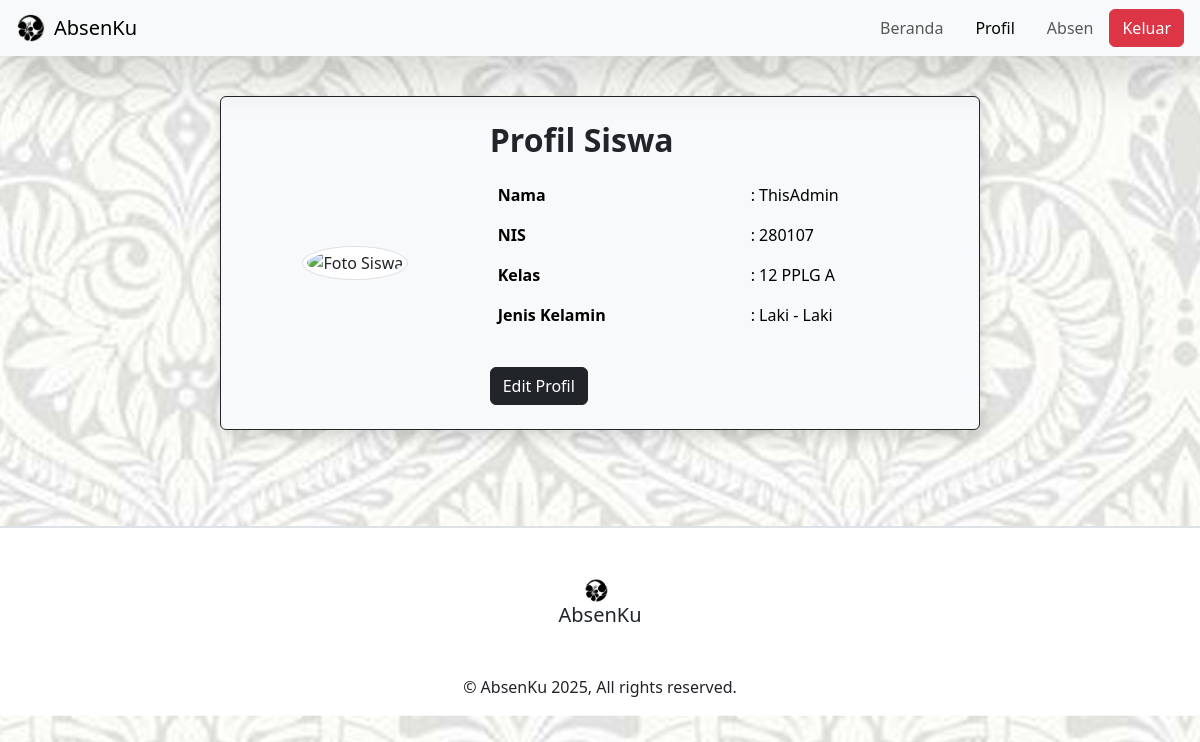
Page /user/profil.php (signed in) on the committed database.
### tables this page shows
CREATE TABLE `siswa` (
  `id_siswa` int(11) NOT NULL,
  `foto` varchar(255) DEFAULT NULL,
  `nama` varchar(64) NOT NULL,
  `nis` varchar(32) NOT NULL,
  `jenis_kelamin` varchar(20) NOT NULL,
  `kelas` varchar(32) NOT NULL
);

### user/profil.php (the view, shortened to what this page needs)
<?php
include '../koneksi.php';
$username = $_SESSION['username'];
$query = mysqli_query($koneksi, "SELECT * FROM siswa WHERE nis = '$username'");
$siswa = mysqli_fetch_assoc($query);
?>
<!DOCTYPE html>
<html lang="en">
<head>
  <link href="https://cdn.jsdelivr.net/npm/bootstrap@5.3.3/dist/css/bootstrap.min.css" rel="stylesheet" />
</head>
<body
  style="background-image: url('../assets/img/this_background.png'); background-size: cover; background-position: center;">
  <nav class="navbar navbar-expand-lg navbar-light shadow-lg bg-light fixed-top">
    <div class="container-fluid px-3">
      <a class="navbar-brand d-flex align-items-center" href="#">
        <img src="../assets/img/this_logo.png" alt="Logo" width="30" class="me-2" />
        AbsenKu
      </a>
      <div class="collapse navbar-collapse justify-content-end" id="navbarNav">
        <ul class="navbar-nav align-items-center">
          <li class="nav-item"><a class="nav-link px-3" href="index.php">Beranda</a></li>
          <li class="nav-item"><a class="nav-link px-3 active" href="profil.php">Profil</a></li>
          <li class="nav-item"><a class="nav-link px-3" href="absen.php">Absen</a></li>
          <li class="nav-item"><a class="btn btn-danger" href="logout.php">Keluar</a></li>
        </ul>
      </div>
    </div>
  </nav>
  <section class="container mt-5 pt-5 mb-5 pb-5">
    <div class="row justify-content-center">
      <div class="col-md-8 bg-light p-4 rounded border border-dark shadow">
        <div class="row align-items-center">
          <div class="col-md-4 text-center mb-3 mb-md-0">
            <?php
            $foto = !empty($siswa['foto']) ? $siswa['foto'] : 'banana-character.png';
            ?>
            <img src="../assets/img/<?= htmlspecialchars($foto); ?>" alt="Foto Siswa"
              class="img-thumbnail rounded-circle" style="width: 150px;height: 150px;">
          </div>
          <div class="col-md-8">
            <h2 class="fw-bold mb-3">Profil Siswa</h2>
            <table class="table table-borderless">
              <tbody >
                <tr>
                  <th class="bg-light">Nama</th>
                  <td class="bg-light">: <?= htmlspecialchars($siswa['nama']); ?></td>
                </tr>
                <tr>
                  <th class="bg-light">NIS</th>
                  <td class="bg-light">: <?= htmlspecialchars($siswa['nis']); ?></td>
                </tr>
                <tr>
                  <th class="bg-light">Kelas</th>
                  <td class="bg-light">: <?= htmlspecialchars($siswa['kelas']); ?></td>
                </tr>
                <tr>
                  <th class="bg-light">Jenis Kelamin</th>
                  <td class="bg-light">: <?= htmlspecialchars($siswa['jenis_kelamin']); ?></td>
                </tr>
              </tbody>
            </table>
            <a href="profil-edit.php" class="btn btn-dark mt-3">Edit Profil</a>
          </div>
        </div>
      </div>
    </div>
  </section>
 <footer class="bg-white border-top border-2 mt-5 text-dark pt-5 pb-3">
        <div class="container-fluid px-4">
            <div class="row text-center">
                <div class="col-md-12 mb-3 text-center">
                    <div class="text-center mb-2">
                        <img src="../assets/img/this_logo.png" width="25" class="me-2" alt="Logo">
                        <h5 class="mb-0">AbsenKu</h5>
                    </div>
                </div>
            </div>
            <div class="text-center mt-4">
                <a href="index.php" class="text-dark text-decoration-none">&copy; AbsenKu 2025, All rights
                    reserved.</a>
            </div>
        </div>
    </footer>
</body>
</html>

### rows in the picture
siswa: nama "ThisAdmin", nis "280107", kelas "12 PPLG A", jenis_kelamin "Laki - Laki"
